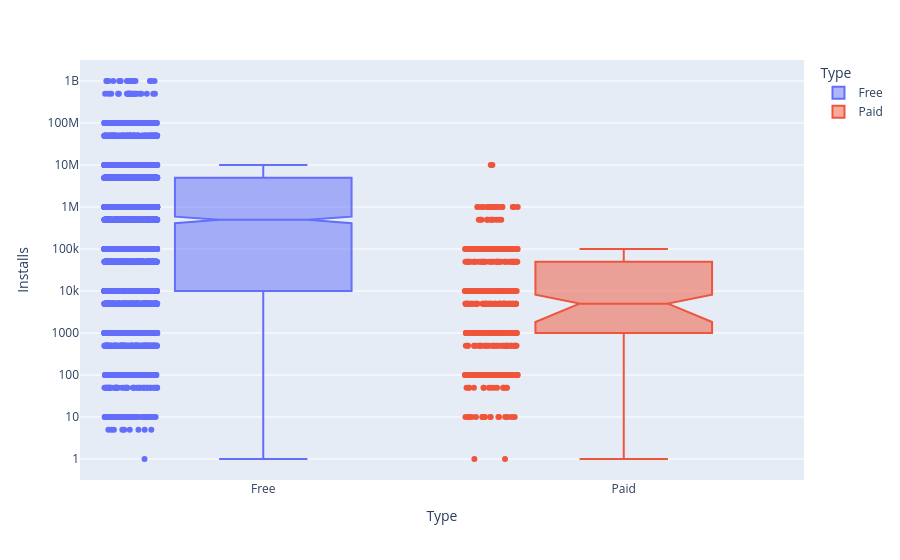

Notebook cell for this chart:
### Code cell
box = px.box(df_apps_clean, x="Type", y="Installs",log_y=True,color='Type',notched=True,points='all')
box.show()

### Figure 1 — Plotly figure (JSON) as saved in the notebook; plotly's stock layout.template omitted (floating-point values rounded to 4 significant figures; data arrays with more than 128 entries replaced by an {"elided": "..."} marker saying what was removed)
{"data": [{"alignmentgroup": "True", "boxpoints": "all", "hovertemplate": "Type=%{x}<br>Installs=%{y}<extra></extra>", "legendgroup": "Free", "marker": {"color": "#636efa"}, "name": "Free", "notched": true, "offsetgroup": "Free", "orientation": "v", "showlegend": true, "type": "box", "x": {"elided": "7595 str values"}, "x0": " ", "xaxis": "x", "y": {"elided": "7595 int values"}, "y0": " ", "yaxis": "y"}, {"alignmentgroup": "True", "boxpoints": "all", "hovertemplate": "Type=%{x}<br>Installs=%{y}<extra></extra>", "legendgroup": "Paid", "marker": {"color": "#EF553B"}, "name": "Paid", "notched": true, "offsetgroup": "Paid", "orientation": "v", "showlegend": true, "type": "box", "x": {"elided": "589 str values"}, "x0": " ", "xaxis": "x", "y": {"elided": "589 int values"}, "y0": " ", "yaxis": "y"}], "layout": {"boxmode": "overlay", "legend": {"title": {"text": "Type"}, "tracegroupgap": 0}, "margin": {"t": 60}, "xaxis": {"anchor": "y", "categoryarray": ["Free", "Paid"], "categoryorder": "array", "domain": [0, 1], "title": {"text": "Type"}}, "yaxis": {"anchor": "x", "domain": [0, 1], "title": {"text": "Installs"}, "type": "log"}}}
